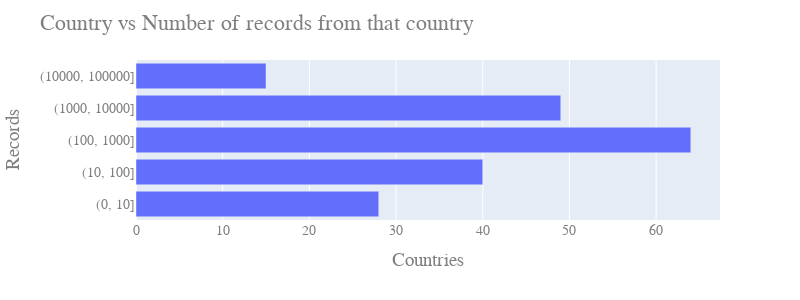

The code cell stored with this chart in its notebook:
### Markdown cell above
### Countries

### Code cell
data = pd.cut(records['cnt'].value_counts(), bins=[0, 10, 100, 1000, 10000, 100000]).value_counts()
data = data.sort_index().reset_index().rename(columns={'cnt': 'Countries', 'index': 'Records'})
data['Records'] = data['Records'].astype(str)

fig = pl.express.bar(data, x='Countries', y='Records', orientation='h')
fig.update_layout(
    title='Country vs Number of records from that country',
    width=800,
    height=300,
    xaxis=dict(tickangle=0, tickfont=dict(size=14), title='Countries'),
    yaxis=dict(tickfont=dict(size=14), title='Records'),
    font=PLT_FONT
)
fig.show()

### Figure 1 — Plotly figure (JSON) as saved in the notebook; plotly's stock layout.template omitted (floating-point values rounded to 4 significant figures)
{"data": [{"alignmentgroup": "True", "hovertemplate": "Countries=%{x}<br>Records=%{y}<extra></extra>", "legendgroup": "", "marker": {"color": "#636efa"}, "name": "", "offsetgroup": "", "orientation": "h", "showlegend": false, "textposition": "auto", "type": "bar", "x": [28, 40, 64, 49, 15], "xaxis": "x", "y": ["(0, 10]", "(10, 100]", "(100, 1000]", "(1000, 10000]", "(10000, 100000]"], "yaxis": "y"}], "layout": {"barmode": "relative", "font": {"color": "#7f7f7f", "family": "Courier New, monospace", "size": 16}, "height": 300, "legend": {"tracegroupgap": 0}, "margin": {"t": 60}, "title": {"text": "Country vs Number of records from that country"}, "width": 800, "xaxis": {"anchor": "y", "domain": [0, 1], "tickangle": 0, "tickfont": {"size": 14}, "title": {"text": "Countries"}}, "yaxis": {"anchor": "x", "domain": [0, 1], "tickfont": {"size": 14}, "title": {"text": "Records"}}}}
